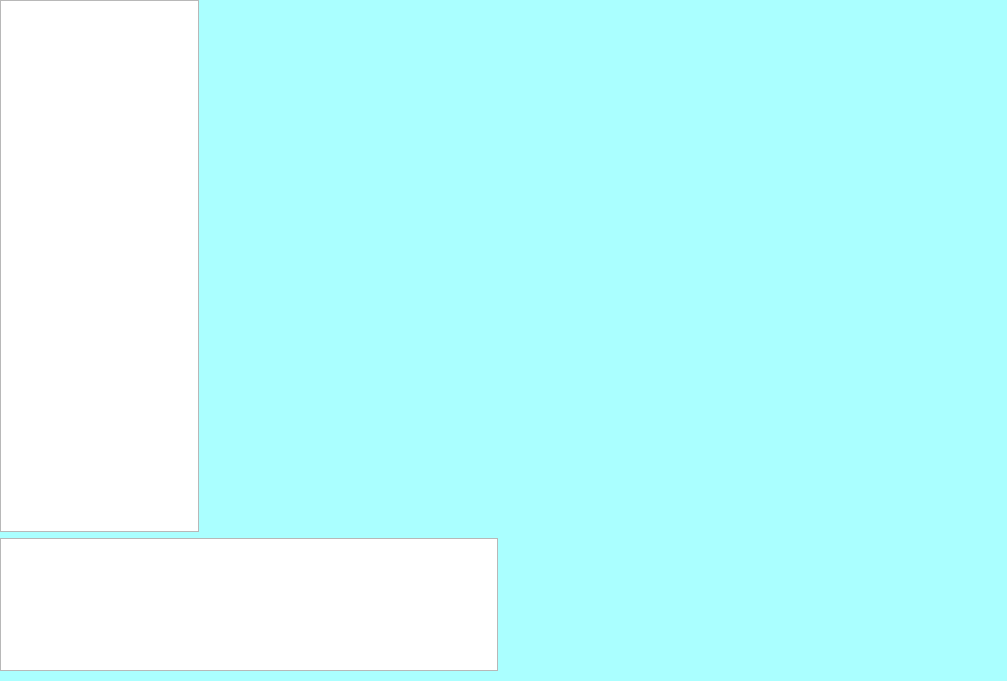
<?xml version="1.0" encoding="UTF-8"?>
<ui version="4.0">
 <class>Accueil</class>
 <widget class="QWidget" name="Accueil">
  <property name="geometry">
   <rect>
    <x>0</x>
    <y>0</y>
    <width>1007</width>
    <height>681</height>
   </rect>
  </property>
  <property name="windowTitle">
   <string>Form</string>
  </property>
  <property name="styleSheet">
   <string notr="true">#Accueil{background-color: rgb(170, 255, 255);}</string>
  </property>
  <widget class="QWidget" name="verticalWidget" native="true">
   <property name="geometry">
    <rect>
     <x>0</x>
     <y>0</y>
     <width>1001</width>
     <height>671</height>
    </rect>
   </property>
   <layout class="QVBoxLayout" name="verticalLayout" stretch="80,20">
    <item>
     <layout class="QHBoxLayout" name="horizontalLayout" stretch="20,80">
      <item>
       <widget class="QListWidget" name="list_VolAero"/>
      </item>
      <item>
       <widget class="QWidget" name="widget_Map" native="true"/>
      </item>
     </layout>
    </item>
    <item>
     <layout class="QHBoxLayout" name="horizontalLayout_2" stretch="50,50">
      <item>
       <widget class="QListWidget" name="list_Interact"/>
      </item>
      <item>
       <widget class="QWidget" name="widget_CPURAM" native="true"/>
      </item>
     </layout>
    </item>
   </layout>
  </widget>
 </widget>
 <resources/>
 <connections/>
</ui>
